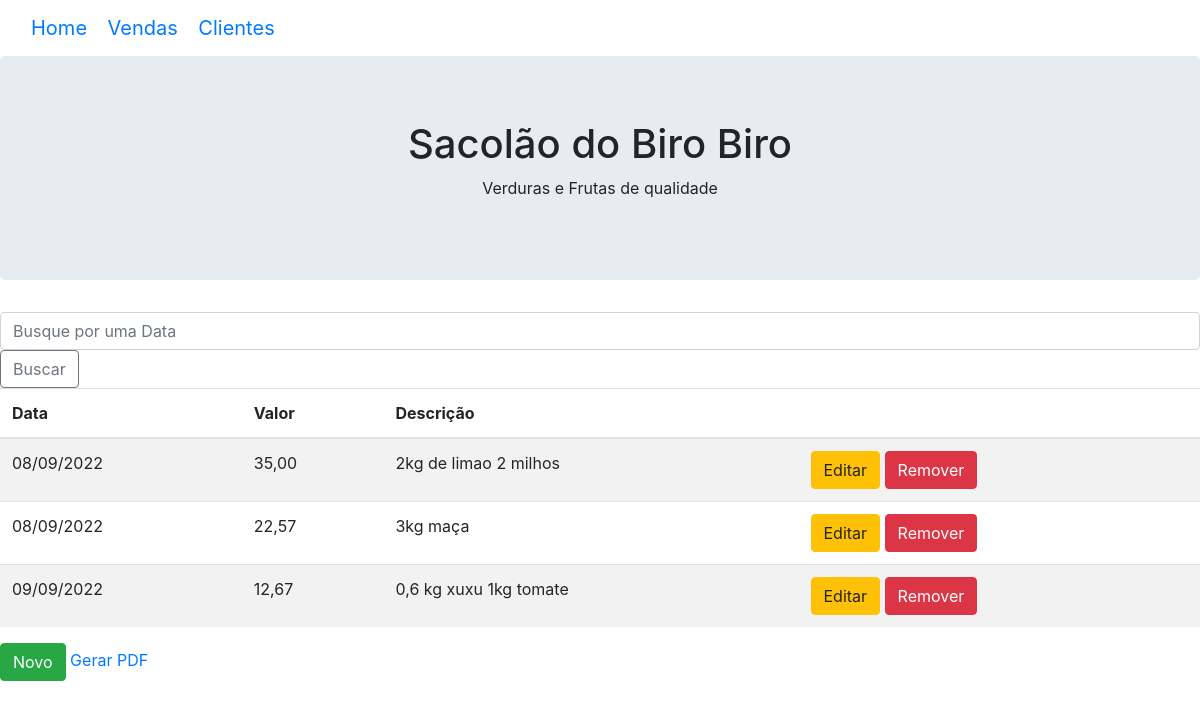
The app's page /listagem/ with its own data.
### contas/models.py (models this page shows)
class Transacao(models.Model):
    descricao = models.CharField(max_length=200)
    valor = models.CharField(max_length=200)
    categoria = models.ForeignKey(Categoria, on_delete=models.CASCADE)
    observacoes = models.TextField()

### contas/views.py (the view)
# urls.py: path('listagem/', listagem, name='url_listagem'),
def listagem(request):
    if 'q' in request.GET:
        q = request.GET['q']
        data = Transacao.objects.filter(descricao__contains=q)
    else:
        data = Transacao.objects.all()
    context = {
        'data': data
    }
    return render(request, 'contas/listagem.html', context)

### contas/templates/contas/listagem.html (shortened to what this page needs)
{% extends 'base.html' %}
{% block content %}
            <table class="table table-striped">
                <thead>
                    <tr>
                        <th>Data</th>
                        <th>Valor</th>
                        <th>Descrição</th>
                        <th></th>
                    </tr>
                </thead>
                <tbody>
                    {% for data in data %}
                    <tr>
                        <td>{{ data.descricao }} </td>
                        <td>{{ data.valor }}</td>
                        <td>{{ data.observacoes}}</td>
                        <td><a class="btn btn-warning" href="{% url 'url_update' data.id %}">Editar</a>
                            <a class="btn btn-danger" href="{% url 'url_delete' data.id %}">Remover</a></td>
                    </tr>
                    {% endfor %}
                    <form class"form-inline">
                        <input class="form-control me-2" type="search" name="q" placeholder="Busque por uma Data">
                        <button class="btn btn-outline-secondary" type="submit">Buscar</button>
                    </form>
                </tbody>
            </table>
<a class="btn btn-success" href="{% url 'url_nova' %}">Novo</a>
<a class="" href="{% url 'url_pdf' %}"> Gerar PDF</a>
{% endblock %}

### records on screen
Transacao: descricao "08/09/2022", valor "35,00", observacoes "2kg de limao 2 milhos"
Transacao: descricao "08/09/2022", valor "22,57", observacoes "3kg maça"
Transacao: descricao "09/09/2022", valor "12,67", observacoes "0,6 kg xuxu 1kg tomate"
